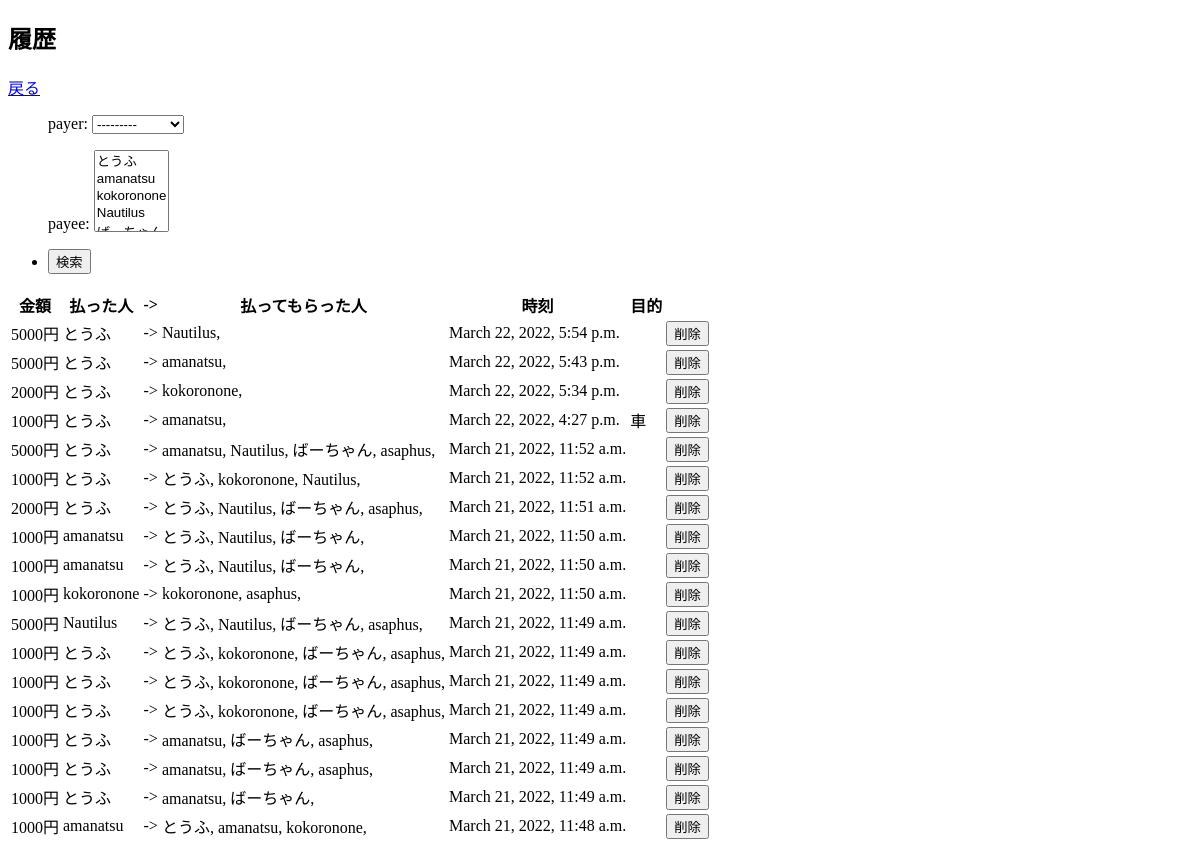
The app's page /accounting/1/history/, older data.
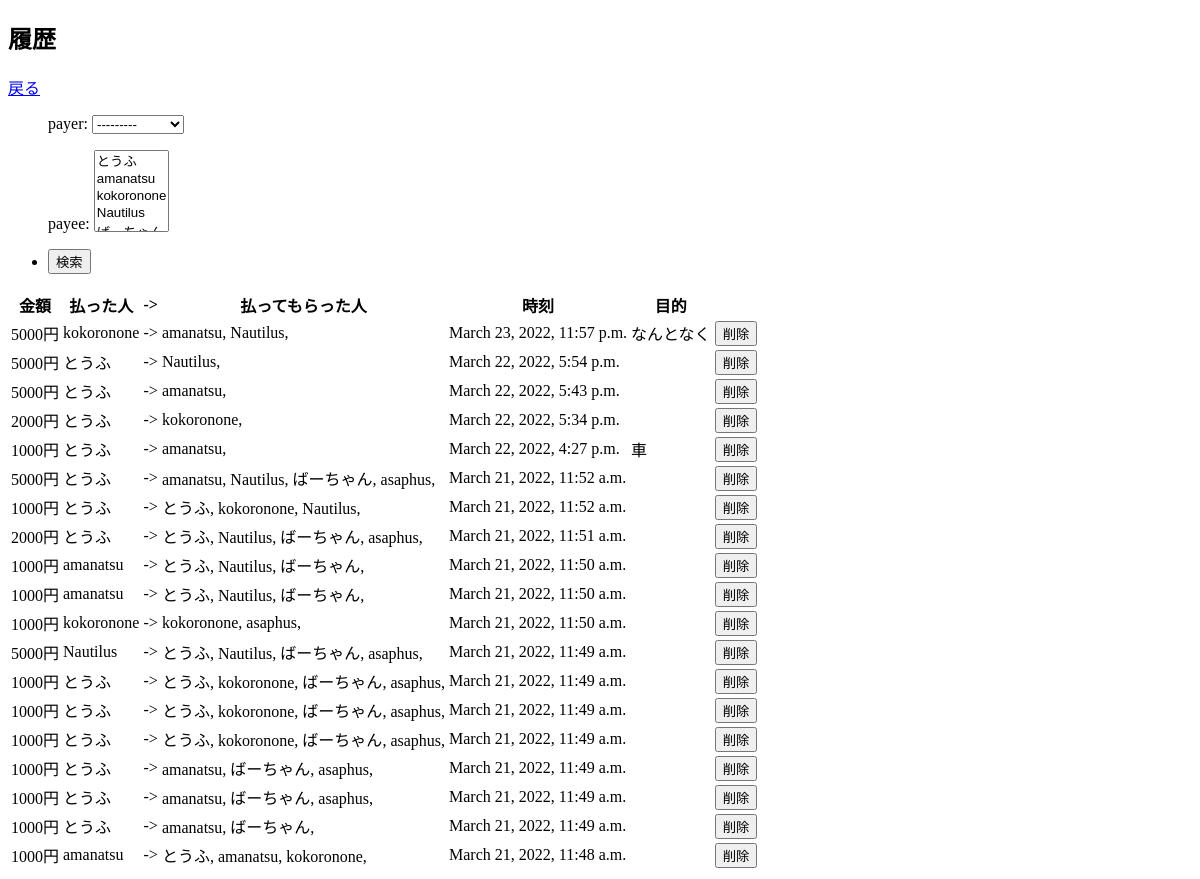
The same page, newer data.
### Accounting/models.py (models this page shows, shortened)
class pay(models.Model):
    datetime = models.DateTimeField(default=timezone.now)
    payer = models.ForeignKey(member,on_delete = models.CASCADE,related_name = "payer")
    payee = models.ManyToManyField(member,related_name = "payee")
    event = models.ForeignKey(event,on_delete = models.CASCADE)
    price = models.PositiveIntegerField()
    purpose = models.CharField(max_length = 50)

class member(models.Model):
    name = models.CharField(max_length = 10)
    def __str__(self):
        return self.name

### Accounting/views.py (the view)
# urls.py: path("<int:event_id>/history/",views.history,name = "history"),
def history(request,event_id):
    Event = get_object_or_404(event,pk=event_id)
    pays = Event.pay_set.all().order_by("id")
    template_name = 'Accounting/history.html'
    context ={
        "event":Event,
        "pays":pays,
        "form":searchHistoryForm(Event),
    }
    return render(request,template_name,context)

### Accounting/forms.py
class searchHistoryForm(forms.Form):
    payer = forms.ModelChoiceField(label='payer',queryset=member.objects.none(),required = False)
    payee = forms.MultipleChoiceField(label='payee',choices=(1,1),required = False)
    def __init__(self, event, *args, **kwargs):
        super(searchHistoryForm,self).__init__(*args,**kwargs)
        if event :
            self.fields['payer'].queryset = event.Member.all()
            self.fields['payee'].choices = [(i.name,i.name) for i in event.Member.all()]

### Accounting/models.py (called while the page is built)
    def __str__(self):
        return self.name

### Accounting/templates/Accounting/history.html (shortened to what this page needs)
<!DOCTYPE html>
<html lang="ja" dir="ltr">
  <head>
  </head>
  <body>
    <h2>履歴</h2>
    <p><a href="{% url 'Accounting:detail' event.id %}">戻る</a></p>
    <form action="{% url 'Accounting:search' event.id %}" method="post">
     <ul>
       {{form.as_p}}
      <li class="button">
      <button type="submit">検索</button>
      </li>
     </ul>
    </form>
    <div class="history">
      <table>
        <tr>
          <th>金額</th>
          <th>払った人</th>
          <th>-></th>
          <th>払ってもらった人</th>
          <th>時刻</th>
          <th>目的</th>
        </tr>
      {% for i in pays reversed %}
      <tr>
        <td>{{i.price}}円</td>
        <td>{{i.payer}}</td>
        <td>-></td>
        <td>
          {% for j in i.payee.all %}
          {{ j }},
          {% endfor %}
        </td>
        <td>{{i.datetime}}</td>
        <td>{{i.purpose}}</td>
        <td>
          <form action="{% url 'Accounting:deleteInHistory' event.id %}" method="post" onsubmit="return beforeSubmit()">
            <button type="submit" name="delete" value="{{i.pk}}" class="delete">削除</button>
          </form>
        </td>
      </tr>
      {% endfor %}
      </table>
    </div>
  </body>
</html>

Row changes from the older to the newer data that the page shows:
added pay: price "5000", payer "kokoronone", datetime "March 23, 2022, 11:57 p.m.", purpose "なんとなく", {{ i.pk }} 30 (drawn), member (name "amanatsu"), member (name "Nautilus")
